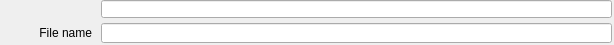
   <widget class="caFrame" name="caFrame_25">
    <property name="geometry">
     <rect>
      <x>773</x>
      <y>343</y>
      <width>614</width>
      <height>45</height>
     </rect>
    </property>
    <widget class="caLabel" name="caLabel_25">
     <property name="geometry">
      <rect>
       <x>0</x>
       <y>23</y>
       <width>92</width>
       <height>20</height>
      </rect>
     </property>
     <property name="frameShape">
      <enum>QFrame::NoFrame</enum>
     </property>
     <property name="text">
      <string>File name</string>
     </property>
     <property name="alignment">
      <set>Qt::AlignAbsolute|Qt::AlignRight|Qt::AlignTrailing|Qt::AlignVCenter</set>
     </property>
     <property name="fontScaleMode">
      <enum>ESimpleLabel::Height</enum>
     </property>
     <property name="foreground">
      <color>
       <red>0</red>
       <green>0</green>
       <blue>0</blue>
      </color>
     </property>
     <property name="background">
      <color alpha="0">
       <red>0</red>
       <green>0</green>
       <blue>0</blue>
      </color>
     </property>
    </widget>
    <widget class="caFrame" name="caFrame_26">
     <property name="geometry">
      <rect>
       <x>101</x>
       <y>0</y>
       <width>513</width>
       <height>45</height>
      </rect>
     </property>
     <widget class="caTextEntry" name="caTextEntry_9">
      <property name="geometry">
       <rect>
        <x>0</x>
        <y>23</y>
        <width>511</width>
        <height>20</height>
       </rect>
      </property>
      <property name="channel" stdset="0">
       <string>$(P)$(R)FileName</string>
      </property>
      <property name="foreground">
       <color>
        <red>0</red>
        <green>0</green>
        <blue>0</blue>
       </color>
      </property>
      <property name="background">
       <color>
        <red>115</red>
        <green>223</green>
        <blue>255</blue>
       </color>
      </property>
      <property name="colorMode">
       <enum>caLineEdit::Static</enum>
      </property>
      <property name="precisionMode">
       <enum>caLineEdit::Channel</enum>
      </property>
      <property name="limitsMode">
       <enum>caLineEdit::Channel</enum>
      </property>
      <property name="maxValue">
       <double>1.000000000000000</double>
      </property>
      <property name="minValue">
       <double>0.000000000000000</double>
      </property>
      <property name="fontScaleMode" stdset="0">
       <enum>caLineEdit::Height</enum>
      </property>
      <property name="formatType">
       <enum>caLineEdit::string</enum>
      </property>
     </widget>
     <widget class="caLineEdit" name="caLineEdit_13">
      <property name="geometry">
       <rect>
        <x>0</x>
        <y>0</y>
        <width>511</width>
        <height>18</height>
       </rect>
      </property>
      <property name="alignment">
       <set>Qt::AlignAbsolute|Qt::AlignLeading|Qt::AlignLeft|Qt::AlignVCenter</set>
      </property>
      <property name="channel" stdset="0">
       <string>$(P)$(R)FileName_RBV</string>
      </property>
      <property name="foreground">
       <color>
        <red>10</red>
        <green>0</green>
        <blue>184</blue>
       </color>
      </property>
      <property name="background">
       <color>
        <red>187</red>
        <green>187</green>
        <blue>187</blue>
       </color>
      </property>
      <property name="colorMode">
       <enum>caLineEdit::Static</enum>
      </property>
      <property name="precisionMode">
       <enum>caLineEdit::Channel</enum>
      </property>
      <property name="limitsMode">
       <enum>caLineEdit::Channel</enum>
      </property>
      <property name="maxValue">
       <double>1.000000000000000</double>
      </property>
      <property name="minValue">
       <double>0.000000000000000</double>
      </property>
      <property name="fontScaleMode" stdset="0">
       <enum>caLineEdit::Height</enum>
      </property>
      <property name="formatType">
       <enum>caLineEdit::string</enum>
      </property>
     </widget>
    </widget>
   </widget>
